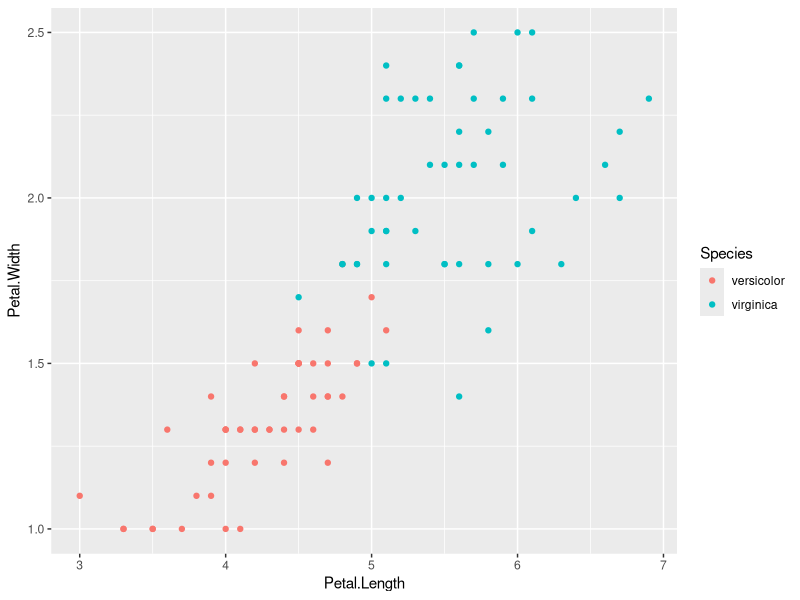
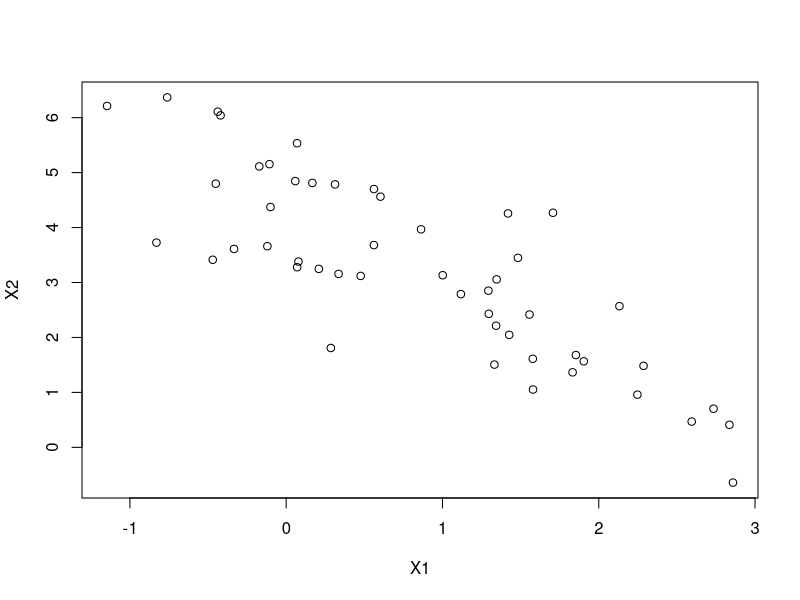
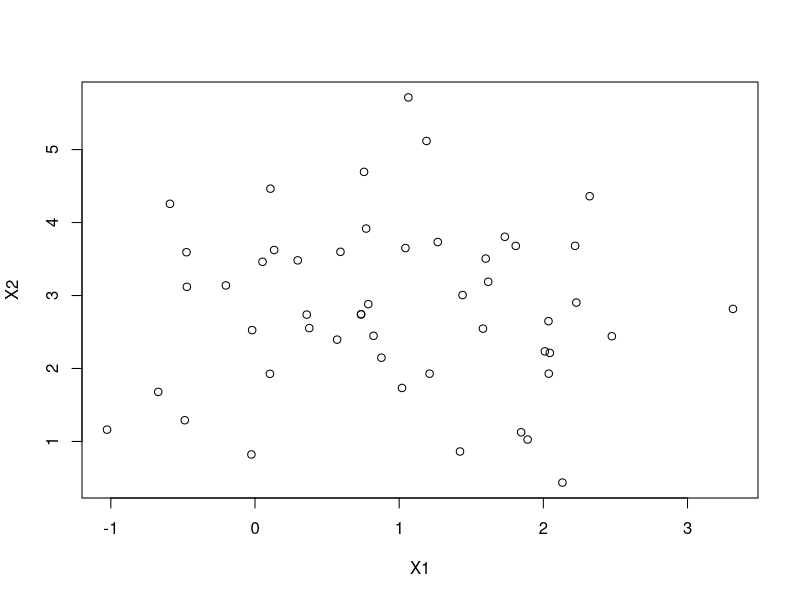
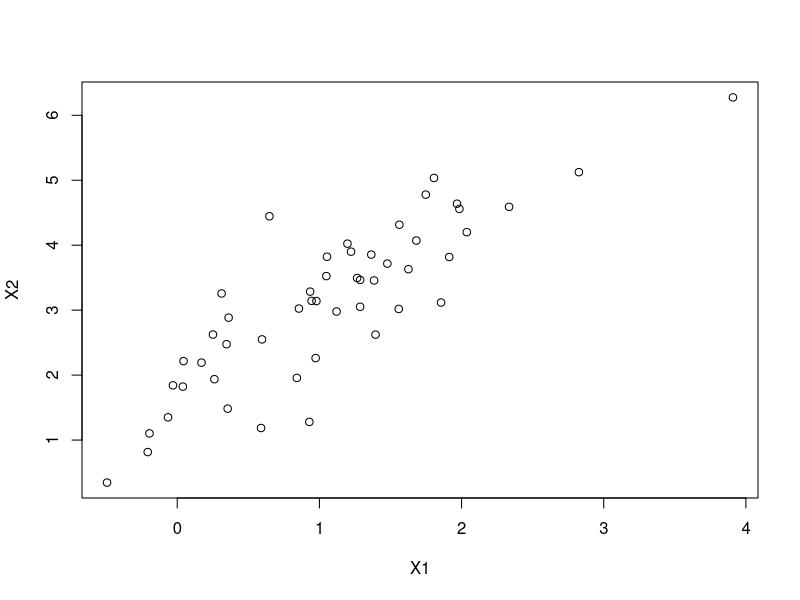
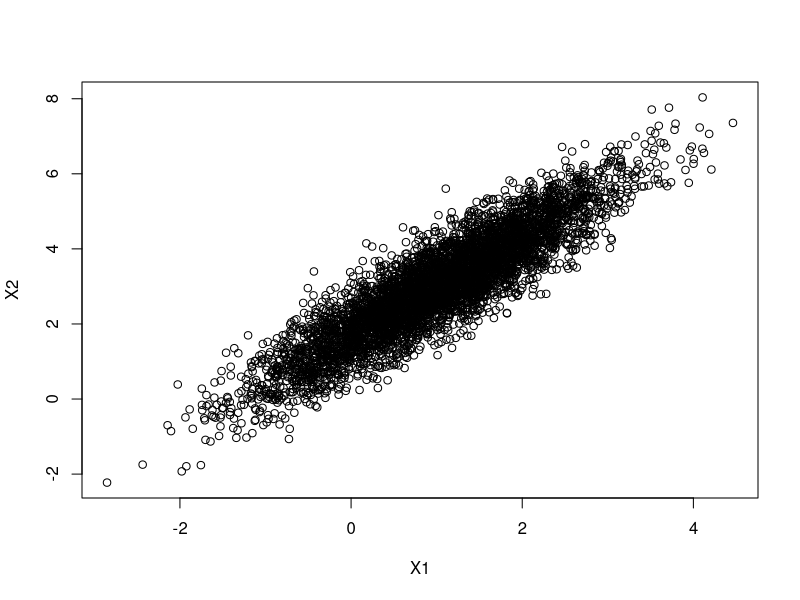

The R source for these figures, in order: (Note: this script raises an error after producing the figures.)
## ---- chunk 1
data(iris)
d<-iris

library(tidyverse)

iris %>%
  filter(Species %in% c("versicolor", "virginica")) %>%
  ggplot(aes(x = Petal.Length, y = Petal.Width, color = Species)) +
  geom_point()
## ---- chunk 2

rbinorm <- function(n, mu1, mu2, rho, sigma1_sq, sigma2_sq) {
  # returns an n x 2 matrix
  # where each row is realization of the bivariate normal distribution
  # 
  sigma1 <- sqrt(sigma1_sq)
  sigma2 <- sqrt(sigma2_sq)
  
  u <- rnorm(n)
  v <- rnorm(n)
  
  x1 <- mu1 + sigma1 * sqrt(1 - rho^2) * u + sigma1 * rho * v
  x2 <- mu2 + sigma2 * v
  
  return(cbind(x1, x2))
}

# rho = -0.7
genpoints<-rbinorm(50, 1, 3, -0.7, 1, 2)
plot(genpoints, xlab="X1", ylab="X2")

# rho = 0.1
genpoints<-rbinorm(50, 1, 3, 0.1, 1, 2)
plot(genpoints, xlab="X1", ylab="X2")

# rho = 0.9
genpoints<-rbinorm(50, 1, 3, 0.9, 1, 2)
plot(genpoints, xlab="X1", ylab="X2")

# testing with more samples to show elliptically contoured shape
genpoints <- rbinorm(5000, 1, 3, 0.9, 1, 2)
plot(genpoints, xlab="X1", ylab="X2")

  
## ---- chunk 3

M <- rbinorm(50, 1, 3, 0.7, 1, 3)
colMeans(M)
cov(M)

N <- rbinorm(10000, 1, 3, 0.7, 1, 3)
colMeans(N)
cov(N)

## ---- chunk 4
...
## ---- chunk 5
...
